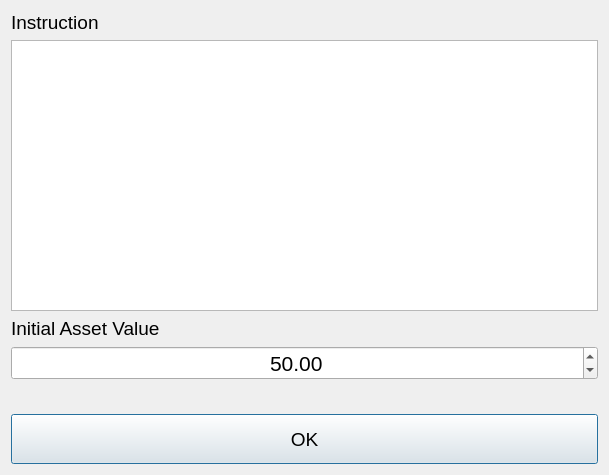
<?xml version="1.0" encoding="UTF-8"?>
<ui version="4.0">
 <class>dialog_set_asset</class>
 <widget class="QDialog" name="dialog_set_asset">
  <property name="geometry">
   <rect>
    <x>0</x>
    <y>0</y>
    <width>609</width>
    <height>475</height>
   </rect>
  </property>
  <property name="windowTitle">
   <string>Set Initial Asset Value</string>
  </property>
  <layout class="QVBoxLayout" name="verticalLayout_2">
   <item>
    <layout class="QVBoxLayout" name="verticalLayout">
     <item>
      <widget class="QLabel" name="label">
       <property name="font">
        <font>
         <pointsize>14</pointsize>
        </font>
       </property>
       <property name="text">
        <string>Instruction</string>
       </property>
      </widget>
     </item>
     <item>
      <widget class="QTextEdit" name="text_edit_instruction">
       <property name="readOnly">
        <bool>true</bool>
       </property>
      </widget>
     </item>
     <item>
      <widget class="QLabel" name="label_2">
       <property name="font">
        <font>
         <pointsize>14</pointsize>
        </font>
       </property>
       <property name="text">
        <string>Initial Asset Value</string>
       </property>
      </widget>
     </item>
     <item>
      <widget class="QDoubleSpinBox" name="spinbox_asset_value">
       <property name="font">
        <font>
         <pointsize>16</pointsize>
        </font>
       </property>
       <property name="alignment">
        <set>Qt::AlignCenter</set>
       </property>
       <property name="maximum">
        <double>100.000000000000000</double>
       </property>
       <property name="singleStep">
        <double>0.010000000000000</double>
       </property>
       <property name="value">
        <double>50.000000000000000</double>
       </property>
      </widget>
     </item>
     <item>
      <widget class="QLabel" name="label_3">
       <property name="font">
        <font>
         <pointsize>14</pointsize>
        </font>
       </property>
       <property name="text">
        <string/>
       </property>
      </widget>
     </item>
     <item>
      <widget class="QPushButton" name="button_ok">
       <property name="minimumSize">
        <size>
         <width>0</width>
         <height>50</height>
        </size>
       </property>
       <property name="font">
        <font>
         <pointsize>14</pointsize>
        </font>
       </property>
       <property name="text">
        <string>OK</string>
       </property>
      </widget>
     </item>
    </layout>
   </item>
  </layout>
 </widget>
 <resources/>
 <connections/>
</ui>
